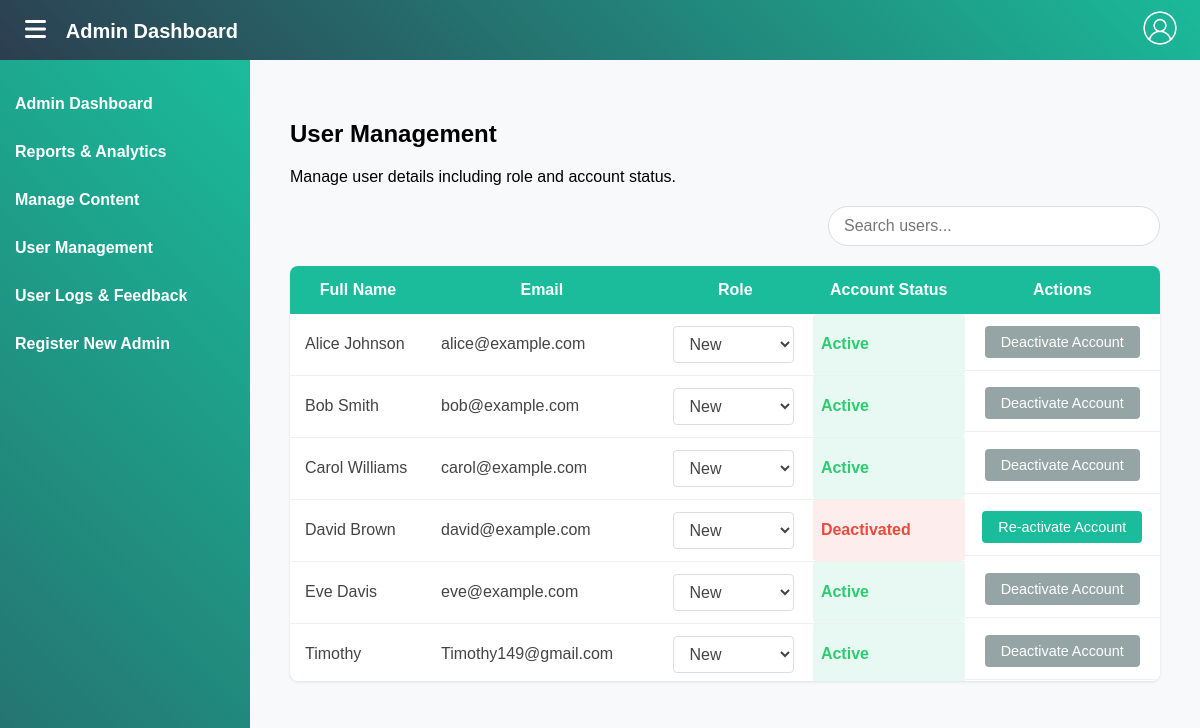
Page /user_management.php (signed in) on the committed database.
### tables this page shows
CREATE TABLE `users` (
  `user_id` varchar(10) NOT NULL,
  `full_name` varchar(255) NOT NULL,
  `email` varchar(255) NOT NULL,
  `username` varchar(100) NOT NULL,
  `password` varchar(255) NOT NULL,
  `dob` date NOT NULL,
  `height` int(11) NOT NULL,
  `weight` int(11) NOT NULL,
  `gender` enum('male','female','other') NOT NULL,
  `fitness_level` varchar(50) NOT NULL,
  `goal` varchar(50) DEFAULT NULL,
  `goal_value` int(11) DEFAULT NULL,
  `diet` varchar(50) DEFAULT NULL,
  `created_at` timestamp NOT NULL DEFAULT current_timestamp(),
  `status` int(11) NOT NULL DEFAULT 1,
  `role` enum('new','long_time') NOT NULL DEFAULT 'new'
);

### user_management.php (the view, shortened to what this page needs)
<?php
include 'db.php';
$sql = "SELECT
            user_id,
            full_name,
            email,
            role,
            status AS account_status
        FROM users";
$result = $conn->query($sql);
$users = [];
while ($row = $result->fetch_assoc()){
    $users[] = $row;
}
?>
<!DOCTYPE html>
<html lang="en">
<head>
  <link rel="stylesheet" href="https://cdnjs.cloudflare.com/ajax/libs/font-awesome/6.0.0-beta3/css/all.min.css">
</head>
<body>
  <div class="wrapper">
    <?php include 'header_sidebar.php'; ?>
    <div class="container">
      <h2>User Management</h2>
      <p>Manage user details including role and account status.</p>
      <div class="search-bar">
        <input type="text" id="userSearch" placeholder="Search users...">
      </div>
      <div class="table-wrapper">
        <table id="userTable">
          <thead>
            <tr>
              <th>Full Name</th>
              <th>Email</th>
              <th>Role</th>
              <th>Account Status</th>
              <th>Actions</th>
            </tr>
          </thead>
          <tbody>
            <?php foreach ($users as $user):
                $userId = htmlspecialchars($user['user_id']);
                $fullName = htmlspecialchars($user['full_name']);
                $email = htmlspecialchars($user['email']);
                $role = htmlspecialchars($user['role']);
                $accountStatus = ($user['account_status'] == 1) ? "Active" : "Deactivated";
                $toggleText = ($user['account_status'] == 1) ? "Deactivate Account" : "Re-activate Account";
            ?>
            <tr id="row_<?= $userId ?>">
              <td><?= $fullName ?></td>
              <td><?= $email ?></td>
              <td>
                <select class="role-dropdown" onchange="updateRole('<?= $userId ?>', this.value)">
                  <option value="new" <?= $role === 'new' ? 'selected' : '' ?>>New</option>
                </select>
              </td>
              <td id="accStatus_<?= $userId ?>" class="status-<?= strtolower($accountStatus) ?>">
                <?= $accountStatus ?>
              </td>
              <td class="actions-cell">
                <button class="action-btn <?= ($user['account_status'] == 1) ? 'btn-inactive' : 'btn-active' ?>"
                        onclick="toggleStatus('<?= $userId ?>')">
                  <?= $toggleText ?>
                </button>
              </td>
            </tr>
            <?php endforeach; ?>
          </tbody>
        </table>
      </div>
    </div>
  </div>
</body>
</html>

### header_sidebar.php (shortened to what this page needs)
<!DOCTYPE html>
<html lang="en">
<head>
  <link rel="stylesheet" href="https://cdnjs.cloudflare.com/ajax/libs/font-awesome/6.0.0/css/all.min.css" />
</head>
<body>
  <div class="header">
    <div class="left">
      <i class="fas fa-bars menu-toggle" onclick="toggleSidebar()"></i>
      <span>Admin Dashboard</span>
    </div>
    <div class="right">
      <div class="auth-container" id="authContainer">
        <a href="#" id="profile-btn">
          <img src="6522516.png" alt="Profile" id="authImage">
        </a>
      </div>
    </div>
  </div>
  <div class="sidebar" id="sidebar">
    <ul>
      <li><a href="admin_dashboard.php">Admin Dashboard</a></li>
      <li><a href="reports_analytics.php">Reports & Analytics</a></li>
      <li><a href="manage_content.php">Manage Content</a></li>
      <li><a href="user_management.php">User Management</a></li>
      <li><a href="user_logs_feedback.php">User Logs & Feedback</a></li>
      <li><a href="admin_register.php">Register New Admin</a></li>
    </ul>
  </div>
  <div class="main-wrapper" id="mainWrapper">

### user_management.php (style rules this page uses)
.container { flex: 1; padding: 20px; background-color: #f8f9fa; overflow-y: auto; }
.search-bar { margin: 20px 0; text-align: right; }
.search-bar input { padding: 10px 15px; width: 100%; max-width: 300px; border: 1px solid #ddd; border-radius: 25px; font-size: 1rem; transition: all 0.3s ease; }
.table-wrapper { margin-top: 20px; overflow-x: auto; overflow-y: auto; max-height: 415px; box-shadow: 0 1px 3px rgba(0,0,0,0.1); border-radius: 8px; background: white; }
.table-wrapper table { width: 100%; border-collapse: collapse; min-width: 600px; }
table th { background-color: #1abc9c; color: white; font-weight: 600; padding: 15px; }
table td { padding: 12px 15px; border-bottom: 1px solid #f0f0f0; color: #444; }
.status-active { color: #2ecc71; font-weight: 600; padding: 4px 8px; border-radius: 4px; background-color: #e8f8f3; }
.status-deactivated { color: #e74c3c; font-weight: 600; padding: 4px 8px; border-radius: 4px; background-color: #fdedec; }
.actions-cell { display: flex; gap: 8px; justify-content: center; }
.action-btn { padding: 8px 16px; border: none; border-radius: 4px; cursor: pointer; transition: all 0.2s ease; font-size: 0.9rem; min-width: 140px; }
.btn-active { background-color: #1abc9c; color: white; }
.btn-inactive { background-color: #95a5a6; color: white; }
.role-dropdown { padding: 8px 12px; border: 1px solid #ddd; border-radius: 4px; font-size: 1rem; background-color: #fff; color: #444; transition: all 0.3s ease; }

### header_sidebar.php (style rules this page uses)
body { margin: 0; font-family: 'Poppins', sans-serif; background-color: #f8f9fa; }
.header { position: fixed; top: 0; left: 0; width: 100%; height: 60px; background: linear-gradient(45deg, #2c3e50, #1abc9c); display: flex; align-items: center; padding: 0 10px; color: white; font-size: 20px; font-weight: bold; z-index: 900; justify-content: flex-start; }
.header .left { margin-left: 15px; }
.header .right { margin-left: auto; padding-right: 30px; }
.menu-toggle { font-size: 24px; cursor: pointer; color: white; margin-right: 15px; }
.auth-container { display: flex; align-items: center; }
.auth-container a { display: block; text-decoration: none; }
.auth-container img { width: 40px; height: 40px; border-radius: 50%; cursor: pointer; }
.sidebar { position: fixed; top: 60px; bottom: 0; left: 0; width: 250px; background: linear-gradient(45deg, #2c3e50, #1abc9c); color: white; padding-top: 20px; overflow-y: auto; transition: width 0.3s ease-in-out; z-index: 800; }
.sidebar ul { list-style: none; padding: 0; margin: 0; }
.sidebar ul li a { display: block; padding: 15px; text-align: left; color: white; text-decoration: none; font-weight: 600; transition: background-color 0.3s; }
.main-wrapper { margin-top: 60px; margin-left: 250px; padding: 20px; transition: margin-left 0.3s ease-in-out; }

### rows in the picture
users: full_name "Alice Johnson", email "alice@example.com", role+user_id "New", status "Active", status "Deactivate Account"
users: full_name "Bob Smith", email "bob@example.com", role+user_id "New", status "Active", status "Deactivate Account"
users: full_name "Carol Williams", email "carol@example.com", role+user_id "New", status "Active", status "Deactivate Account"
users: full_name "David Brown", email "david@example.com", role+user_id "New", status "Deactivated", status "Re-activate Account"
users: full_name "Eve Davis", email "eve@example.com", role+user_id "New", status "Active", status "Deactivate Account"
users: full_name "Timothy", email "Timothy149@gmail.com", role+user_id "New", status "Active", status "Deactivate Account"
